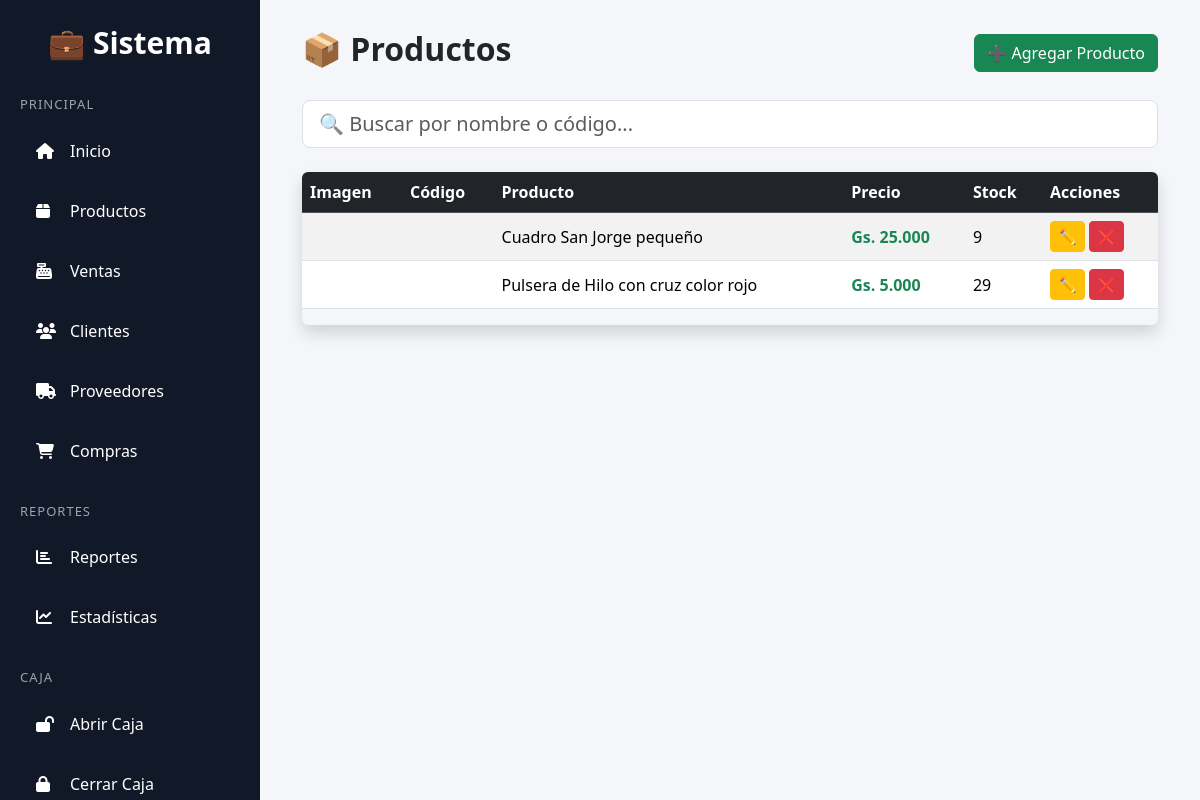
Before: /productos/ (signed in) with the older database file.
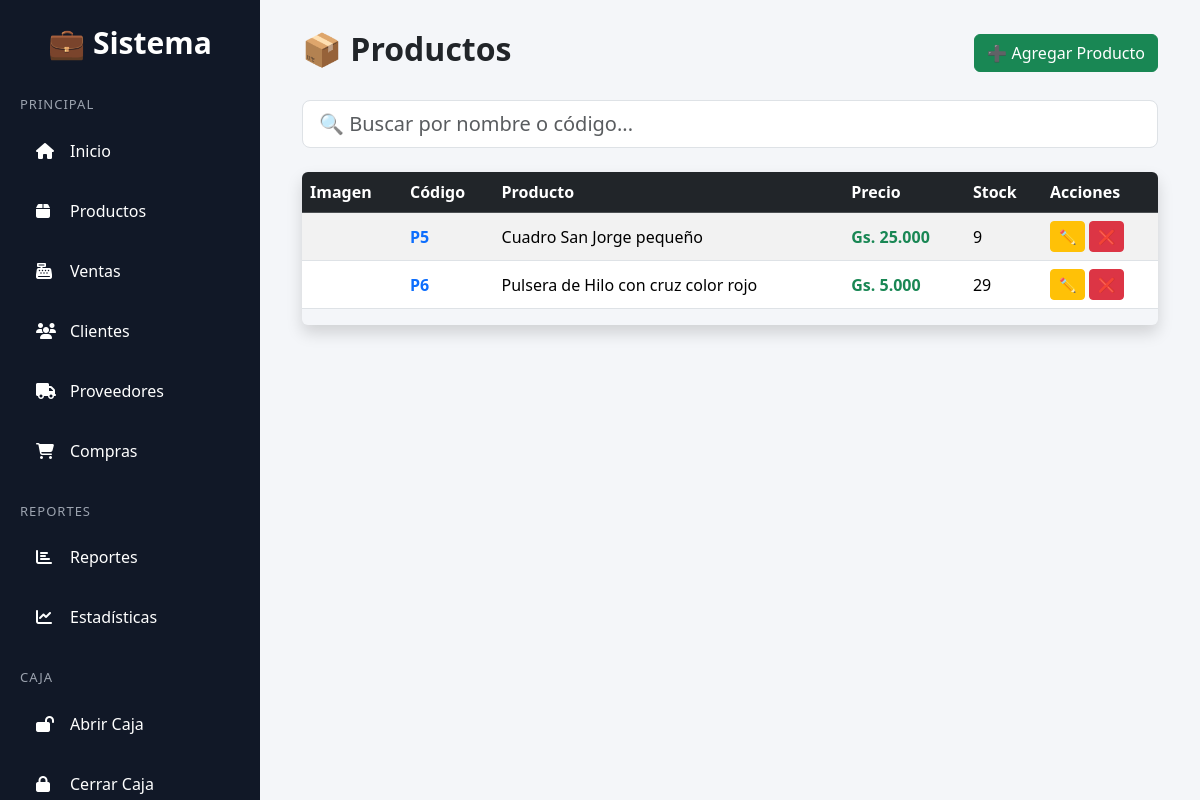
After: the same page with the newer database file.
### productos/models.py (models this page shows, shortened)
class Producto(models.Model):
    negocio = models.ForeignKey(Negocio, on_delete=models.CASCADE)
    nombre = models.CharField(max_length=200)
    codigo = models.CharField(max_length=50, unique=True)
    precio = models.DecimalField(max_digits=10, decimal_places=0)
    stock = models.IntegerField()
    imagen = models.ImageField(upload_to="productos/", null=True, blank=True)
    imagen = CloudinaryField("imagen", blank=True, null=True)
    costo = models.IntegerField(default=0)

### productos/views.py (the view)
# urls.py: path("", lista_productos),
def lista_productos(request):
    negocio = Negocio.objects.filter(usuarios=request.user).first()
    query = request.GET.get("q")
    productos = Producto.objects.filter(negocio=negocio)
    if query:
        productos = productos.filter(
            Q(nombre__icontains=query) | Q(codigo__icontains=query)
        )
    return render(request, "productos.html", {"productos": productos, "query": query})

### templates/productos.html (shortened to what this page needs)
{% extends "base.html" %}
{% load humanize %}
{% block content %}
<div class="container-fluid">
    <div class="d-flex justify-content-between align-items-center mb-4">
        <h2 class="fw-bold">
            📦 Productos
        </h2>
        {% if request.user.groups.all.0.name == "Admin" %}
        <a
            href="/productos/agregar/"
            class="btn btn-success"
        >
            ➕ Agregar Producto
        </a>
        {% endif %}
    </div>
    <div class="mb-4">
        <input
            type="text"
            id="buscarProducto"
            class="form-control form-control-lg"
            placeholder="🔍 Buscar por nombre o código..."
        >
    </div>
    <div class="table-responsive shadow rounded">
        <table class="table table-hover table-striped align-middle"
               id="tabla-productos">
            <thead class="table-dark">
                <tr>
                    <th>Imagen</th>
                    <th>Código</th>
                    <th>Producto</th>
                    <th>Precio</th>
                    <th>Stock</th>
                    {% if request.user.groups.all.0.name == "Admin" %}
                    <th>Acciones</th>
                    {% endif %}
                </tr>
            </thead>
            <tbody>
                {% for p in productos %}
                <tr>
                    <td>
                    </td>
                    <td class="fw-bold text-primary">
                        {{ p.codigo }}
                    </td>
                    <td>
                        {{ p.nombre }}
                    </td>
                    <td class="precio-producto fw-bold text-success">
                    </td>
                    <td>
                        {{ p.stock }}
                    </td>
                    {% if request.user.groups.all.0.name == "Admin" %}
                    <td>
                        <a
                            href="/productos/editar/{{ p.id }}/"
                            class="btn btn-warning btn-sm"
                        >
                            ✏️
                        </a>
                        <a
                            href="/productos/eliminar/{{ p.id }}/"
                            class="btn btn-danger btn-sm"
                        >
                            ❌
                        </a>
                    </td>
                    {% endif %}
                </tr>
                {% endfor %}
            </tbody>
        </table>
    </div>
</div>
{% endblock %}

Changed rows visible on the page:
changed Producto "Cuadro San Jorge pequeño": codigo (not shown) → "P5"
changed Producto "Pulsera de Hilo con cruz color rojo": codigo (not shown) → "P6"
